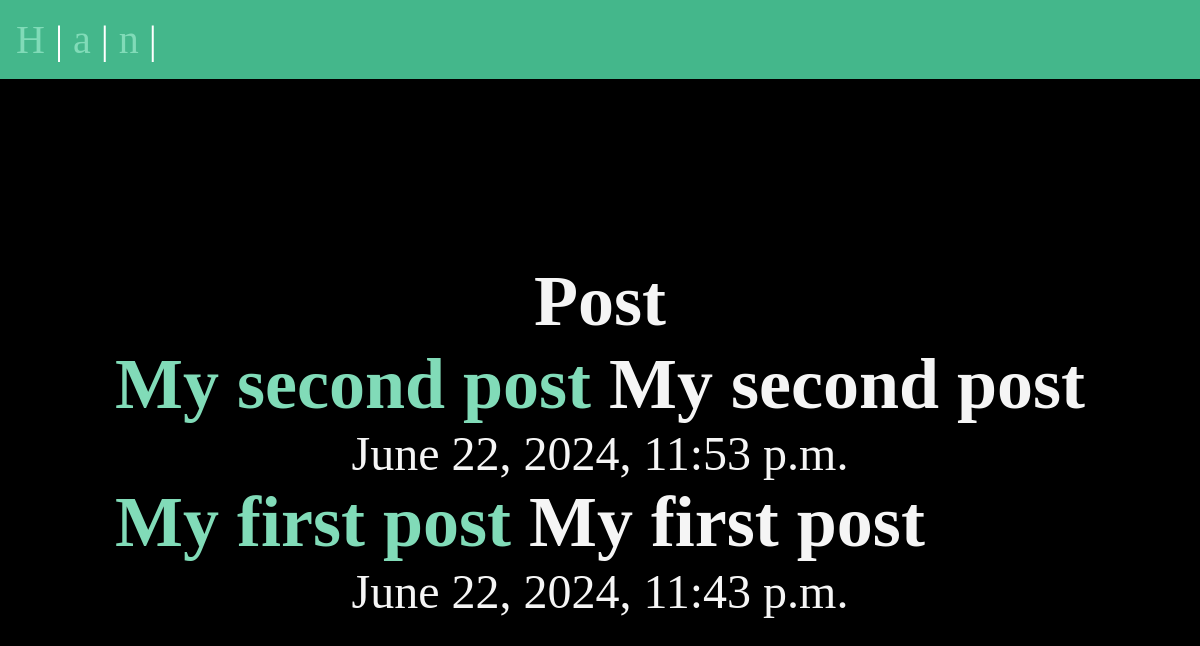
The app's page /posts/, older data.
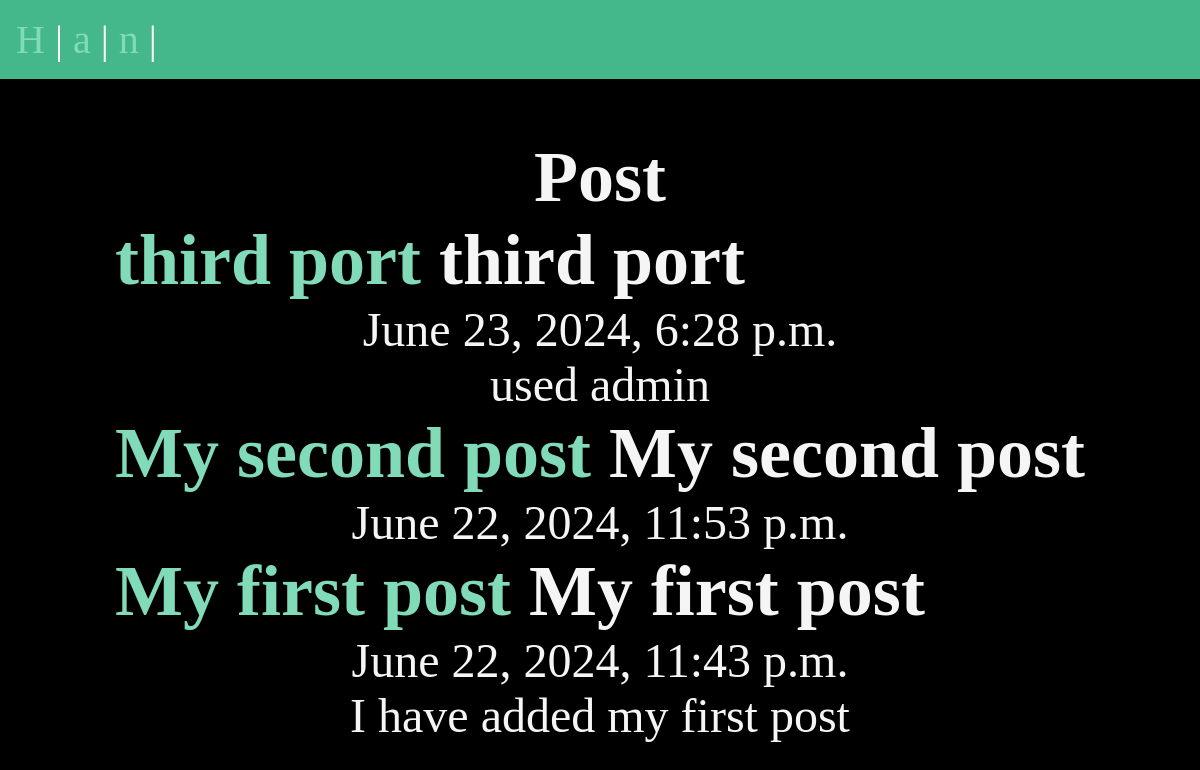
The same page, newer data.
### posts/models.py (models this page shows, shortened)
class Post(models.Model):
    title = models.CharField(max_length=75)
    body  = models.TextField()
    slug = models.SlugField()
    date = models.DateTimeField(auto_now_add=True)
    banner = models.ImageField(default='fallback.png', blank=True)

### posts/views.py (the view)
# urls.py: path('', views.posts_lists, name="list"),
def posts_lists(request):
    posts = Post.objects.all().order_by('-date')
    return render(request, 'posts/posts_list.html', {'posts': posts})

### posts/templates/posts/posts_list.html (shortened to what this page needs)
{% extends "layout.html" %}
{% block content %}
    <section>
        <h1>Post</h1>
        {% for post in posts %}
            <article class="post">
                <h2>
                    <a href="{% url 'posts:page' slug=post.slug %}">
                        {{ post.title }}
                    </a>
                    {{ post.title }}
                </h2>
                <p>{{ post.date }}</p>
                <p>{{ post.body }}</p>
            </article>
        {% endfor %}
    </section>
{% endblock content %}

### templates/layout.html (shortened to what this page needs)
<!DOCTYPE html>
{% load static %}
<html lang="en">
<head>
    <link rel="stylesheet" href="{% static 'css/style.css' %}">
</head>
<body>
    <nav>
        <a href="/">H</a> |
        <a href="/about">a</a> |
        <a href="{% url 'posts:list' %}">n</a> |
    </nav>
    <main>
        {% block content %}
        {% endblock %}
    </main>
</body>
</html>

### static/css/style.css (style rules this page uses)
* { margin: 0; padding: 0; box-sizing: border-box; }
body { min-height: 100vh; background-color: black; color: whitesmoke; font-size: 3rem; display: flex; flex-flow: column; }
nav { padding: 1rem; background-color: #44B78B; color: white; font-size: 2.5rem; }
main { flex-grow: 1; display: grid; place-content: center; }
h1, p { text-align: center; }
a { text-decoration: none; color: #81dbb8; }

Row changes from the older to the newer data that the page shows:
added Post: title "third port", date "June 23, 2024, 6:28 p.m.", body "used admin"
changed Post "My first post": body (not shown) → "I have added my first post"
